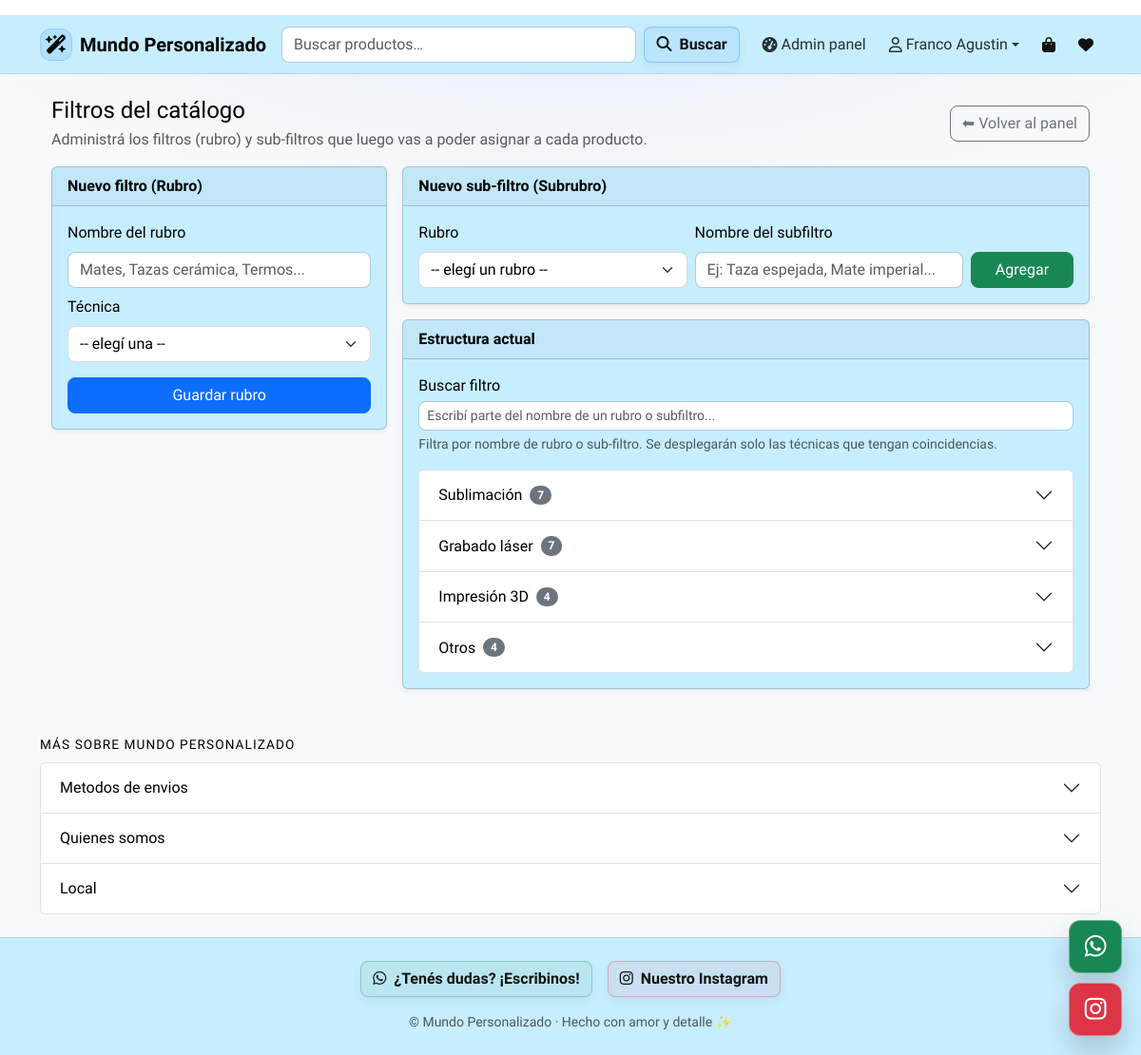
Page /owner/owner/filtros/ (signed in) on the committed database.
### owner/models.py (models this page shows, shortened)
class SiteConfig(models.Model):
    primary_color   = models.CharField(max_length=20, default="#0d6efd")
    secondary_color = models.CharField(max_length=20, default="#6c757d")
    success_color   = models.CharField(max_length=20, default="#198754")
    danger_color    = models.CharField(max_length=20, default="#dc3545")
    background      = models.CharField(max_length=20, default="#ffffff")
    surface         = models.CharField(max_length=20, default="#ffffff")
    text_color      = models.CharField(max_length=20, default="#111111")
    muted_color     = models.CharField(max_length=20, default="#6c757d")
    primary_rgb = models.CharField(
        max_length=20,
        default="13,110,253",
        help_text="Formato: R,G,B (ej: 13,110,253)",
    )
    font_base = models.CharField(
        max_length=120,
        default="system-ui, -apple-system, Segoe UI, Roboto, Arial"
    )
    font_headings = models.CharField(
        max_length=120,
        default="system-ui, -apple-system, Segoe UI, Roboto, Arial"
    )
    google_fonts_url = models.URLField(blank=True, default="")
    texts = models.JSONField(default=dict, blank=True)
    updated_at = models.DateTimeField(auto_now=True)
    @classmethod
    def get_solo(cls):
        obj, _ = cls.objects.get_or_create(pk=1)
        return obj

class SiteInfoBlock(models.Model):
    site = models.ForeignKey(
        "SiteConfig",
        on_delete=models.CASCADE,
        related_name="info_blocks",
    )
    clave = models.CharField(
        "Clave interna",
        max_length=80,
        blank=True,
        help_text="Solo para uso interno. Si lo dejás vacío se genera desde el título."
    )
    titulo = models.CharField("Título", max_length=120)
    contenido = models.TextField("Contenido", blank=True)
    orden = models.PositiveIntegerField("Orden", default=1)
    activo = models.BooleanField("Activo", default=True)
    class Meta:
        ordering = ("orden", "id")

### owner/views.py (the view, shortened to what this page needs)
# urls.py: path("owner/filtros/", owner_filtros_panel, name="owner_filtros_panel"),
@login_required
def owner_filtros_panel(request):
    if not _check_owner(request.user):
        raise PermissionDenied
    TECH_CHOICES = [
        ("SUB", "Sublimación"),
        ("LAS", "Grabado láser"),
        ("3D", "Impresión 3D"),
        ("OTR", "Otros"),
    ]
    rubros_qs = (
        Rubro.objects
        .prefetch_related("subrubros")
        .order_by("tech", "orden", "nombre")
    )
    rubros_por_tech = []
    rubros_list = list(rubros_qs)
    for code, label in TECH_CHOICES:
        rubros_filtrados = [r for r in rubros_list if r.tech == code]
        rubros_por_tech.append({
            "code": code,
            "label": label,
            "rubros": rubros_filtrados,
        })
    return render(
        request,
        "owner/filtros_panel.html",
        {
            "rubros_por_tech": rubros_por_tech,
            "TECH_CHOICES": TECH_CHOICES,
        },
    )

### cliente/context_processors.py (called while the page is built, shortened)
def carrito_y_favoritos(request):
    carrito = request.session.get("carrito", {}) or {}
    favoritos = request.session.get("favoritos", {}) or {}
    cart_items = []
    cart_total_qty = 0
    favorites_items = []
    return {
        "cart_items": cart_items,
        "cart_total_qty": cart_total_qty,
        "favorites_items": favorites_items,
        "favorites_count": len(favorites_items),
    }

### integraciones/context_processors.py (called while the page is built)
def instagram_feed(request):
    return {
        "instagram_media": fetch_instagram_media()
    }

### integraciones/views.py (called while the page is built, shortened)
def fetch_instagram_media():
    media = cache.get(INSTAGRAM_CACHE_KEY)
    if media is not None:
        return media
    access_token = getattr(settings, "INSTAGRAM_ACCESS_TOKEN", "")
    limit = getattr(settings, "INSTAGRAM_MEDIA_LIMIT", 8)
    if not access_token:
        logger.warning("INSTAGRAM_ACCESS_TOKEN no configurado")
        return []

### owner/context_processors.py (called while the page is built)
def siteinfo_blocks(request):
    bloques = SiteInfoBlock.objects.filter(activo=True).order_by("orden", "titulo")
    return {"siteinfo_blocks": bloques}

def site_cfg(request):
    return {"site_cfg": SiteConfig.get_solo()}

### owner/views.py (called while the page is built)
def _check_owner(user):
    return getattr(user, "is_owner", False) or getattr(user, "is_superuser", False)

### owner/templates/owner/filtros_panel.html (shortened to what this page needs)
{% extends "base.html" %}
{% block content %}
<div class="container my-4">
  <div class="d-flex justify-content-between align-items-center mb-3 flex-wrap gap-2">
    <div>
      <h1 class="h4 mb-1">Filtros del catálogo</h1>
      <p class="text-muted mb-0">
        Administrá los filtros (rubro) y sub-filtros que luego vas a poder asignar a cada producto.
      </p>
    </div>
    <a class="btn btn-outline-secondary" href="{% url 'home' %}">⬅ Volver al panel</a>
  </div>
  <div class="row g-3">
    <div class="col-md-4">
      <div class="card shadow-sm">
        <div class="card-header fw-semibold">Nuevo filtro (Rubro)</div>
        <div class="card-body">
          <form method="post">
            <div class="mb-2">
              <label class="form-label">Nombre del rubro</label>
              <input name="nombre_rubro" class="form-control" placeholder="Mates, Tazas cerámica, Termos...">
            </div>
            <div class="mb-3">
              <label class="form-label">Técnica</label>
              <select name="tech" class="form-select">
                <option value="">-- elegí una --</option>
              </select>
            </div>
            <button class="btn btn-primary w-100">Guardar rubro</button>
          </form>
        </div>
      </div>
    </div>
    <div class="col-md-8">
      <div class="card shadow-sm mb-3">
        <div class="card-header fw-semibold">Nuevo sub-filtro (Subrubro)</div>
        <div class="card-body">
          <form method="post" class="row g-2 align-items-end">
            <div class="col-md-5">
              <label class="form-label">Rubro</label>
              <select name="rubro_id" class="form-select">
                <option value="">-- elegí un rubro --</option>
              </select>
            </div>
            <div class="col-md-5">
              <label class="form-label">Nombre del subfiltro</label>
              <input name="nombre_subrubro" class="form-control"
                     placeholder="Ej: Taza espejada, Mate imperial...">
            </div>
            <div class="col-md-2 d-grid">
              <button class="btn btn-success">Agregar</button>
            </div>
          </form>
        </div>
      </div>
      <div class="card shadow-sm">
        <div class="card-header fw-semibold d-flex justify-content-between align-items-center">
          <span>Estructura actual</span>
        </div>
        <div class="card-body">
          <div class="mb-3">
            <label class="form-label mb-1">Buscar filtro</label>
            <input
              type="text"
              id="filtroBuscar"
              class="form-control form-control-sm"
              placeholder="Escribí parte del nombre de un rubro o subfiltro..."
            >
            <div class="form-text">
              Filtra por nombre de rubro o sub-filtro. Se desplegarán solo las técnicas que tengan coincidencias.
            </div>
          </div>
          {% if rubros_por_tech %}
            <div class="accordion" id="accordionRubros">
              {% for grupo in rubros_por_tech %}
                <div class="accordion-item">
                  <h2 class="accordion-header" id="heading_{{ grupo.code }}">
                    <button
                      class="accordion-button collapsed"
                      type="button"
                      data-bs-toggle="collapse"
                      data-bs-target="#collapse_{{ grupo.code }}"
                      aria-expanded="false"
                      aria-controls="collapse_{{ grupo.code }}"
                    >
                      {{ grupo.label }}
                      <span class="badge bg-secondary ms-2">{{ grupo.rubros|length }}</span>
                    </button>
                  </h2>
                </div>
              {% endfor %}
            </div>
          {% else %}
            <p class="text-muted mb-0">
              Todavía no creaste filtros. Empezá cargando un rubro a la izquierda.
            </p>
          {% endif %}
        </div>
      </div>
    </div>
  </div>
</div>
{% endblock %}

### templates/base.html (shortened to what this page needs)
<!DOCTYPE html>
<html lang="es">
<head>
  <link href="https://cdn.jsdelivr.net/npm/bootstrap@5.3.3/dist/css/bootstrap.min.css" rel="stylesheet">
  <link rel="stylesheet" href="https://cdnjs.cloudflare.com/ajax/libs/font-awesome/6.4.2/css/all.min.css">
</head>
<body class="bg-light">
  <section class="border-bottom" style="background:#ffffff;">
    <div class="container py-2">
    </div>
  </section>
  <nav class="navbar navbar-expand-lg mp-navbar mb-3">
    <div class="container">
      <a class="navbar-brand fw-semibold d-flex align-items-center gap-2" href="{% url 'catalogo' %}">
        <span class="d-inline-flex align-items-center justify-content-center"
          style="width:34px;height:34px;border-radius:12px;background:rgba(13,110,253,.10);border:1px solid rgba(13,110,253,.18);">
          <i class="fa-solid fa-wand-magic-sparkles"></i>
        </span>
        {{ site_cfg.texts.brand_name|default:"Mundo Personalizado" }}
      </a>
      <div id="mainNav" class="collapse navbar-collapse">
        <form id="navSearchForm" class="d-flex ms-auto my-2 my-lg-0 gap-2 flex-grow-1" role="search" method="get"
          action="{% url 'catalogo' %}">
          <div class="position-relative flex-grow-1">
            <input class="form-control" name="q" id="navSearchInput" type="search"
              placeholder="{{ site_cfg.texts.search_placeholder|default:'Buscar productos…' }}" autocomplete="off"
              value="{{ request.GET.q|default:'' }}">
          </div>
          <button class="btn btn-mp primary flex-shrink-0" type="submit">
            <i class="fa-solid fa-magnifying-glass me-1"></i> Buscar
          </button>
        </form>
        <ul class="navbar-nav ms-3 align-items-lg-center gap-2">
          {% if request.user.is_authenticated and request.user.is_staff %}
          <li class="nav-item">
            <a class="nav-link d-flex align-items-center" href="{% url 'home' %}">
              <i class="fa-solid fa-gauge-high me-1"></i>
              <span>Admin panel</span>
            </a>
          </li>
          {% endif %}
          {% if request.user.is_authenticated %}
          <li class="nav-item dropdown">
            <a class="nav-link dropdown-toggle d-flex align-items-center" href="#" role="button"
              data-bs-toggle="dropdown" aria-expanded="false">
              <i class="fa-regular fa-user me-1"></i>
              <span>{{ request.user.first_name|default:"Mi cuenta" }}</span>
            </a>
          </li>
          {% endif %}
          <li class="nav-item dropdown">
            <a class="nav-link position-relative nav-icon d-flex align-items-center" href="#" role="button"
              data-bs-toggle="dropdown" aria-expanded="false" aria-label="Carrito">
              <i class="fa-solid fa-bag-shopping"></i>
            </a>
          </li>
          <li class="nav-item dropdown">
            <a class="nav-link position-relative nav-icon d-flex align-items-center" href="#" role="button"
              data-bs-toggle="dropdown" aria-expanded="false" aria-label="Favoritos">
              <i class="fa-solid fa-heart"></i>
            </a>
          </li>
        </ul>
      </div>
    </div>
  </nav>
  <main class="container mb-5">
    {% block content %}{% endblock %}
  </main>
  {% if siteinfo_blocks %}
  <section class="mt-2 mb-4">
    <div class="container">
      <p class="siteinfo-section-title mb-2 text-center text-md-start">
        {{ site_cfg.texts.siteinfo_section_title|default:"Más sobre Mundo Personalizado" }}
      </p>
      <div class="accordion" id="siteInfoAccordion">
        {% for b in siteinfo_blocks %}
        <div class="accordion-item">
          <h2 class="accordion-header" id="siteinfo-heading-{{ b.id }}">
            <button class="accordion-button collapsed" type="button" data-bs-toggle="collapse"
              data-bs-target="#siteinfo-collapse-{{ b.id }}" aria-expanded="false"
              aria-controls="siteinfo-collapse-{{ b.id }}">
              {{ b.titulo }}
            </button>
          </h2>
        </div>
        {% endfor %}
      </div>
    </div>
  </section>
  {% endif %}
  <footer class="mp-footer py-4 mt-auto">
    <div class="container">
      <div class="d-flex flex-column flex-md-row gap-3 justify-content-center">
        <a href="{{ site_cfg.texts.whatsapp_url|default:'https://wa.me/message/NSO7K5POCXLKE1' }}" target="_blank"
          class="btn btn-mp success">
          <i class="fab fa-whatsapp me-1"></i>
          {{ site_cfg.texts.whatsapp_cta|default:"¿Tenés dudas? ¡Escribinos!" }}
        </a>
        <a href="{{ site_cfg.texts.instagram_url|default:'https://www.instagram.com/_mundo_personalizado/?next=%2F' }}"
          target="_blank" class="btn btn-mp danger">
          <i class="fab fa-instagram me-1"></i>
          {{ site_cfg.texts.instagram_cta|default:"Nuestro Instagram" }}
        </a>
      </div>
      <p class="text-center text-muted small mt-3 mb-0">
        © {{ now|date:"Y" }} {{ site_cfg.texts.brand_name|default:"Mundo Personalizado" }} ·
        {{ site_cfg.texts.footer_tagline|default:"Hecho con amor y detalle ✨" }}
      </p>
    </div>
  </footer>
  <div class="floating-btn">
    <a href="{{ site_cfg.texts.whatsapp_url|default:'https://wa.me/message/NSO7K5POCXLKE1' }}" target="_blank"
      class="btn btn-success">
      <i class="fab fa-whatsapp"></i>
    </a>
    <a href="{{ site_cfg.texts.instagram_url|default:'https://www.instagram.com/_mundo_personalizado/?next=%2F' }}"
      target="_blank" class="btn btn-danger">
      <i class="fab fa-instagram"></i>
    </a>
  </div>
</body>
</html>

### templates/base.html (style rules this page uses)
:root { --mp-border: rgba(0, 0, 0, .10); --mp-shadow: 0 10px 28px rgba(0, 0, 0, .08); --mp-shadow-soft: 0 6px 16px rgba(0, 0, 0, .06); --mp-radius: 10px; --mp-radius-sm: 8px; }
body { color: var(--mp-text); background: radial-gradient(1100px 360px at 50% 0%, rgba(var(--mp-primary-rgb), .07), transparent 60%), var(--mp-bg); font-family: var(--mp-font-base); }
.card, .mp-navbar, .mp-footer, .dropdown-menu { background-color: var(--mp-surface) !important; }
main.container { max-width: 1140px; }
.form-control, .form-select { border-radius: var(--mp-radius-sm); border: 1px solid rgba(0, 0, 0, .14); }
.btn { border-radius: var(--mp-radius-sm); }
.btn-mp { border-radius: var(--mp-radius-sm) !important; border: 1px solid rgba(0, 0, 0, .12) !important; background: var(--mp-surface) !important; color: #111 !important; font-weight: 650; box-shadow: 0 4px 12px rgba(0, 0, 0, .06); transition: transform .08s ease, box-shadow .18s ease, background .18s ease; }
.btn-mp.primary { border-color: rgba(13, 110, 253, .28) !important; background: rgba(13, 110, 253, .07) !important; }
.btn-mp.success { border-color: rgba(25, 135, 84, .30) !important; background: rgba(25, 135, 84, .08) !important; }
.btn-mp.danger { border-color: rgba(220, 53, 69, .30) !important; background: rgba(220, 53, 69, .07) !important; }
.mp-navbar { position: sticky; top: 0; z-index: 1030; backdrop-filter: blur(10px); -webkit-backdrop-filter: blur(10px); border-bottom: 1px solid var(--mp-border); }
.mp-navbar .nav-link { border-radius: var(--mp-radius-sm); padding: .45rem .65rem; color: rgba(0, 0, 0, .80); }
.nav-icon { color: #111 !important; }
.badge { border-radius: 10px !important; }
.floating-btn { position: fixed; bottom: 20px; right: 20px; z-index: 1050; display: grid; gap: 10px; }
.floating-btn a { border-radius: 12px; width: 56px; height: 56px; font-size: 26px; display: flex; align-items: center; justify-content: center; box-shadow: 0 14px 28px rgba(0, 0, 0, .18); border: 1px solid rgba(255, 255, 255, .35); }
.mp-footer { border-top: 1px solid var(--mp-border); }
.siteinfo-section-title { font-size: .85rem; text-transform: uppercase; letter-spacing: .08em; color: var(--mp-muted); }

### rows in the picture
SiteConfig: texts.brand_name "Mundo Personalizado", q "Buscar productos…", texts.siteinfo_section_title "MÁS SOBRE MUNDO PERSONALIZADO", texts.whatsapp_cta "¿Tenés dudas? ¡Escribinos!", texts.instagram_cta "Nuestro Instagram", texts.footer_tagline "Hecho con amor y detalle ✨"
SiteInfoBlock: titulo "Metodos de envios"
SiteInfoBlock: titulo "Quienes somos"
SiteInfoBlock: titulo "Local"

### other values in the picture
{{ request.user.first_name|default:"Mi cuenta" }} "Franco Agustin"
{{ grupo.label }} "Sublimación" "Grabado láser" "Impresión 3D" "Otros"
{{ grupo.rubros|length }} "7" "7" "4" "4"
